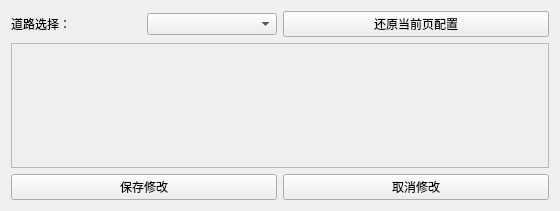
<?xml version="1.0" encoding="UTF-8"?>
<ui version="4.0">
 <class>hnSetPorjectMileForm</class>
 <widget class="QWidget" name="hnSetPorjectMileForm">
  <property name="geometry">
   <rect>
    <x>0</x>
    <y>0</y>
    <width>560</width>
    <height>211</height>
   </rect>
  </property>
  <property name="windowTitle">
   <string>多工程桩号设置</string>
  </property>
  <layout class="QGridLayout" name="gridLayout">
   <item row="0" column="0">
    <layout class="QHBoxLayout" name="horizontalLayout">
     <item>
      <widget class="QLabel" name="label">
       <property name="text">
        <string>道路选择：</string>
       </property>
      </widget>
     </item>
     <item>
      <widget class="QComboBox" name="comboBox"/>
     </item>
    </layout>
   </item>
   <item row="2" column="0">
    <widget class="QPushButton" name="pushButton">
     <property name="text">
      <string>保存修改</string>
     </property>
    </widget>
   </item>
   <item row="1" column="0" colspan="2">
    <widget class="QScrollArea" name="scrollArea">
     <property name="widgetResizable">
      <bool>true</bool>
     </property>
     <widget class="QWidget" name="scrollAreaWidgetContents">
      <property name="geometry">
       <rect>
        <x>0</x>
        <y>0</y>
        <width>540</width>
        <height>133</height>
       </rect>
      </property>
     </widget>
    </widget>
   </item>
   <item row="2" column="1">
    <widget class="QPushButton" name="pushButton_2">
     <property name="text">
      <string>取消修改</string>
     </property>
    </widget>
   </item>
   <item row="0" column="1">
    <widget class="QPushButton" name="pushButton_3">
     <property name="text">
      <string>还原当前页配置</string>
     </property>
    </widget>
   </item>
  </layout>
 </widget>
 <layoutdefault spacing="6" margin="11"/>
 <resources/>
 <connections/>
</ui>
